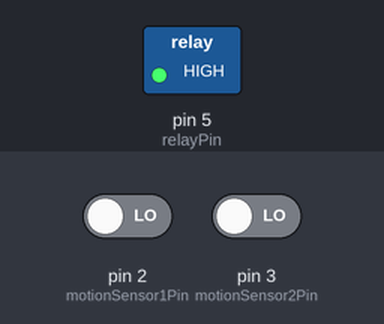
A sketch run on a simulated Arduino Uno, built with avr-gcc and run on an emulated ATmega328P. Parts: switched loads named in the sketch (green lamp = pin HIGH). The test bench sets the inputs (shaded band); at power-on: pin 2 (motionSensor1Pin) LOW, pin 3 (motionSensor2Pin) LOW.

Above: at 1.2 s.
1.3 s: pin 2 (motionSensor1Pin) driven HIGH
At 2.7 s:
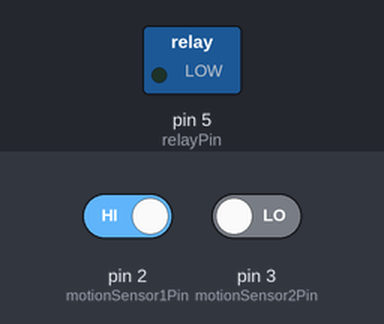
Timing chart, 0 to 4.3 s (numbered marks = the images above; inputs shaded):
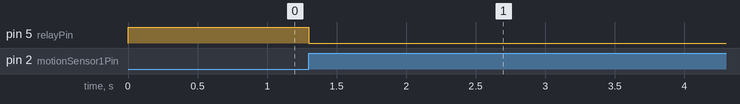

The sketch:

slight.ino
```cpp
const int motionSensor1Pin = 2;
const int motionSensor2Pin = 3;
const int relayPin = 5;
unsigned long lastOnTime;
int lightState = 0;

void setup() {
  pinMode(motionSensor1Pin, INPUT);
  pinMode(motionSensor2Pin, INPUT);
  pinMode(relayPin, OUTPUT);
  Serial.begin(9600);
  digitalWrite(relayPin, 1);
}

void loop() {
  int motionSensor1State = digitalRead(motionSensor1Pin);
  int motionSensor2State = digitalRead(motionSensor2Pin);
  if(motionSensor1State == 1 || motionSensor2State == 1){
    turnOnLight();
  } else {
   if (lightState == 1 && (millis() - lastOnTime >= 8000)) {
      turnOffLight();
    }
  }
}

void turnOnLight() {
  digitalWrite(relayPin, 0);
  lightState = 1;
  lastOnTime = millis();
}

void turnOffLight() {
  digitalWrite(relayPin, 1);
  lightState = 0;
}
```

Measured:
- after the input at 1.3 s, pin 5 (relayPin): HIGH → LOW at once
